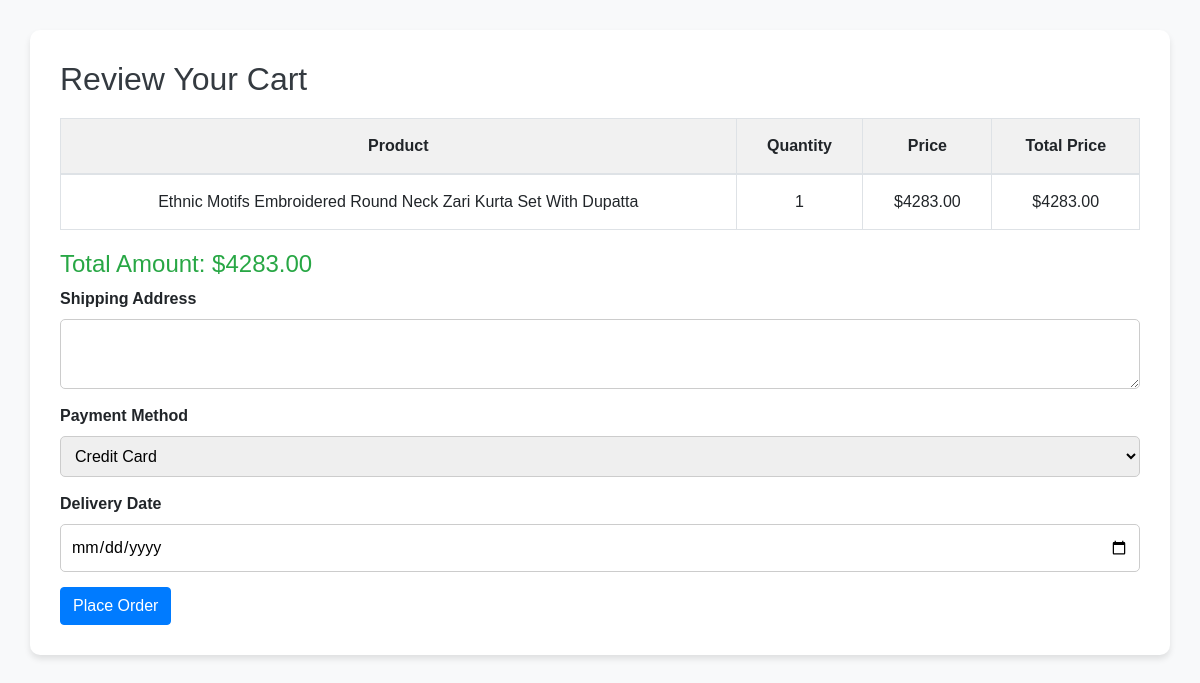
The app's page /order/ (signed in), older data.
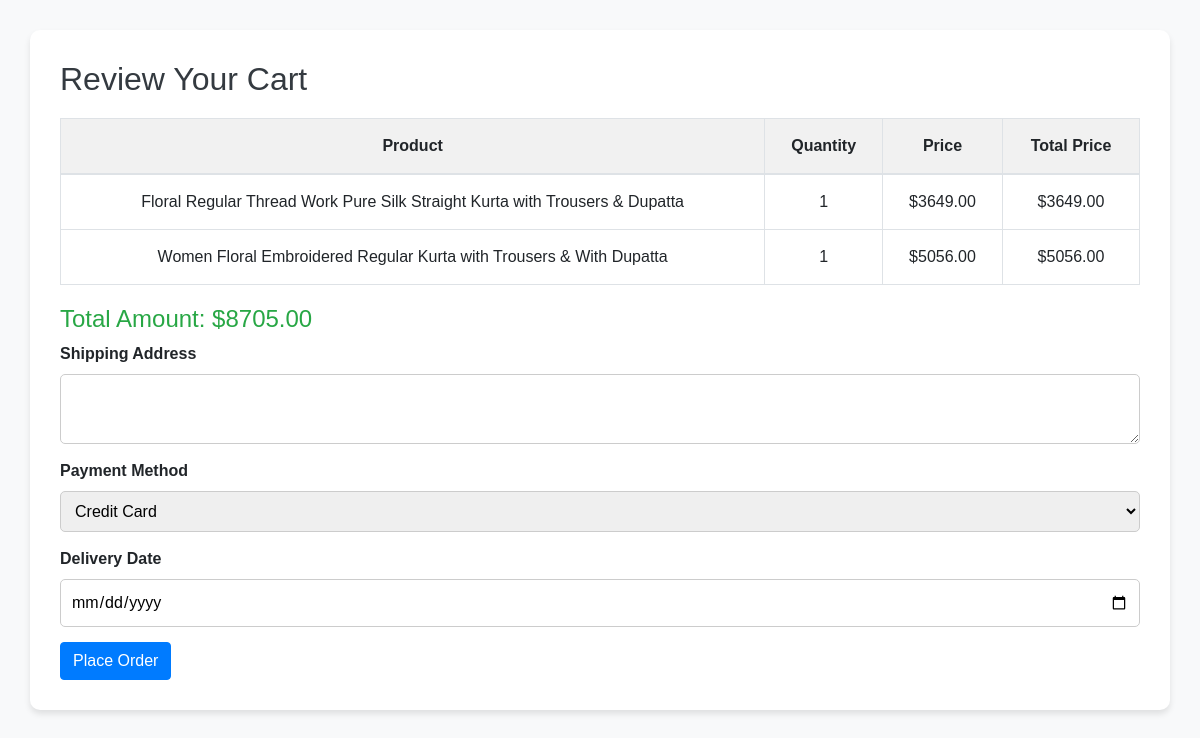
The same page, newer data.
### app/models.py (models this page shows, shortened)
class AddToCart(models.Model):
    user = models.ForeignKey(User, on_delete=models.CASCADE, related_name="cart_items")
    product = models.ForeignKey(Product, on_delete=models.CASCADE)
    quantity = models.PositiveIntegerField(default=1)
    added_at = models.DateTimeField(auto_now_add=True)

class Product(models.Model):
    product_name = models.CharField(max_length=80)
    product_price = models.DecimalField(max_digits=10, decimal_places=2, null=True, blank=True)
    product_description = models.TextField(null=True, blank=True)
    color = models.CharField(max_length=50, null=True, blank=True)
    material = models.CharField(max_length=100, null=True, blank=True)
    stock = models.IntegerField(null=True)
    category = models.ForeignKey(Category, on_delete=models.CASCADE)
    subcategory = models.ForeignKey(SubCategory, on_delete=models.CASCADE)
    user = models.ForeignKey(User, on_delete=models.CASCADE, null=True)

### app/views.py (the view, shortened to what this page needs)
# urls.py: path('order/', proceed_order, name="proceed_order"),
def proceed_order(request):
    cart_items = AddToCart.objects.filter(user=request.user)
    if not cart_items:
        return HttpResponse("Your cart is empty.")
    total_amount = 0
    for item in cart_items:
        product = item.product
        quantity = item.quantity
        total_amount += product.product_price * quantity
        item.total_price = product.product_price * quantity
    return render(request, 'proceed_order.html', {'cart_items': cart_items, 'total_amount': total_amount})

### templates/proceed_order.html (shortened to what this page needs)
<!DOCTYPE html>
<html lang="en">
<head>
    <link rel="stylesheet" href="https://stackpath.bootstrapcdn.com/bootstrap/4.5.2/css/bootstrap.min.css">
</head>
<body>
    <div class="container">
        <h2>Review Your Cart</h2>
        {% if cart_items %}
            <table class="table table-bordered">
                <thead>
                    <tr>
                        <th>Product</th>
                        <th>Quantity</th>
                        <th>Price</th>
                        <th>Total Price</th>
                    </tr>
                </thead>
                <tbody>
                    {% for item in cart_items %}
                        <tr>
                            <td>
                                {{ item.product.product_name }}
                            </td>
                            <td>{{ item.quantity }}</td>
                            <td>${{ item.product.product_price }}</td>
                            <td>${{ item.total_price }}</td>
                        </tr>
                    {% endfor %}
                </tbody>
            </table>
            <div class="Amount">
                <h4>Total Amount: ${{ total_amount }}</h4>
            </div>
            <form method="POST">
                <div class="form">
                    <label for="shipping_address">Shipping Address</label>
                    <textarea id="shipping_address" name="shipping_address" class="form-control" required></textarea>
                </div>
                <div class="form">
                    <label for="payment_method">Payment Method</label>
                    <select id="payment_method" name="payment_method" class="control" required>
                        <option value="credit_card">Credit Card</option>
                    </select>
                </div>
                <div class="form">
                    <label for="delivery_date">Delivery Date</label>
                    <input type="date" name="delivery_date" id="delivery_date" required>
                </div>
                <button type="submit" class="btn btn-primary">Place Order</button>
            </form>
        {% else %}
            <p>Your cart is empty. Add items to the cart first.</p>
        {% endif %}
    </div>
</body>
</html>

Row changes from the older to the newer data that the page shows:
removed AddToCart: product.product_name "Ethnic Motifs Embroidered Round Neck Zari Kurta Set With Dupatta", quantity "1", product.product_price "4283.00", total_price "4283.00"
added AddToCart: product.product_name "Floral Regular Thread Work Pure Silk Straight Kurta with Trousers & Dupatta", quantity "1", product.product_price "3649.00", total_price "3649.00"
added AddToCart: product.product_name "Women Floral Embroidered Regular Kurta with Trousers & With Dupatta", quantity "1", product.product_price "5056.00", total_price "5056.00"
Text that changed along with them:
{{ total_amount }}: "4283.00" → "8705.00"
